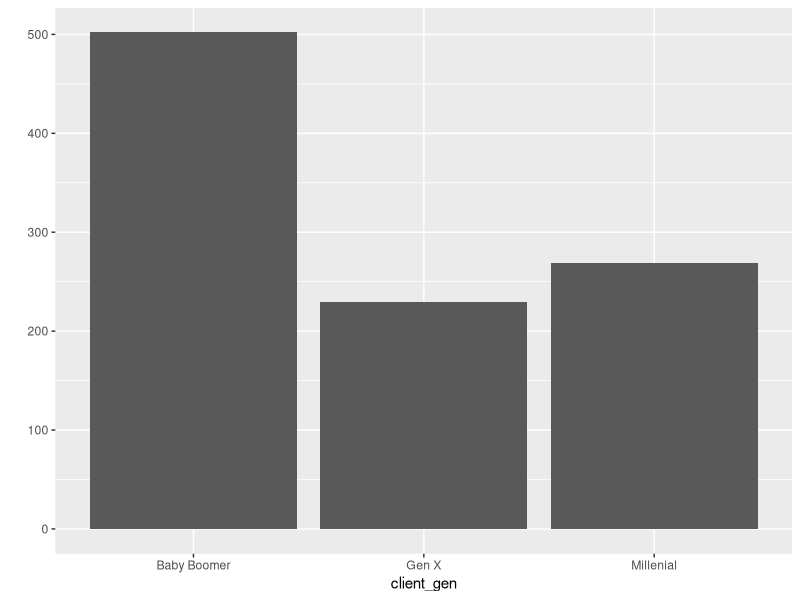
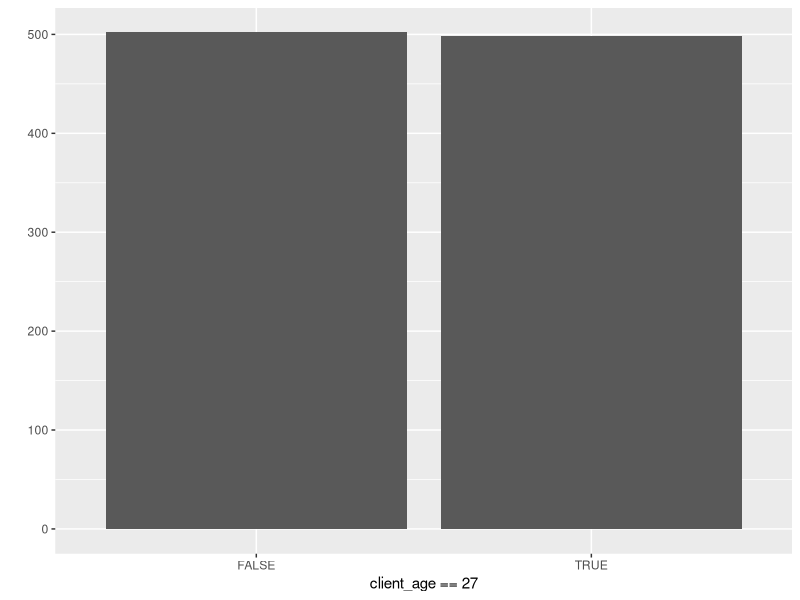
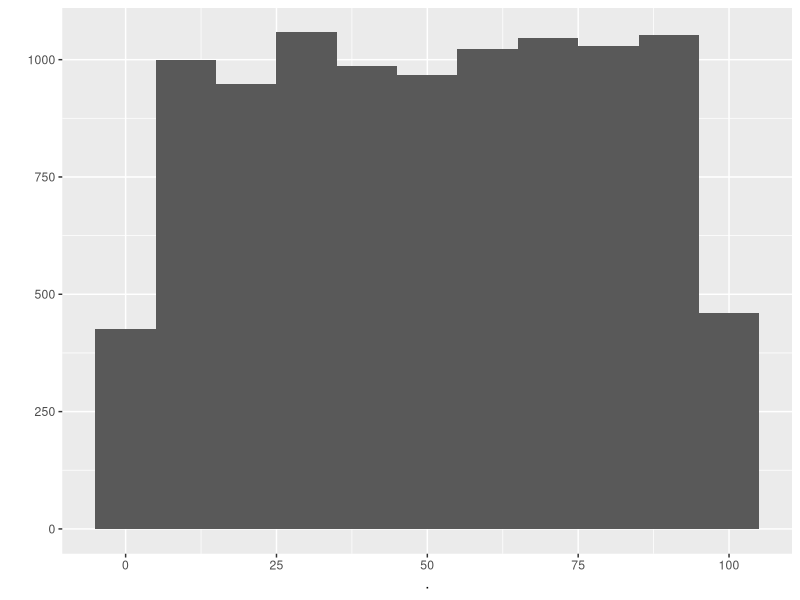
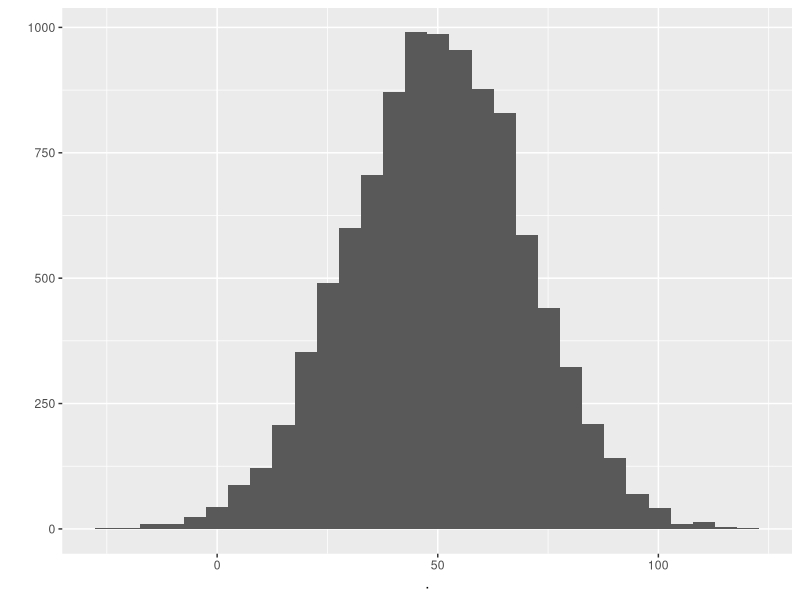
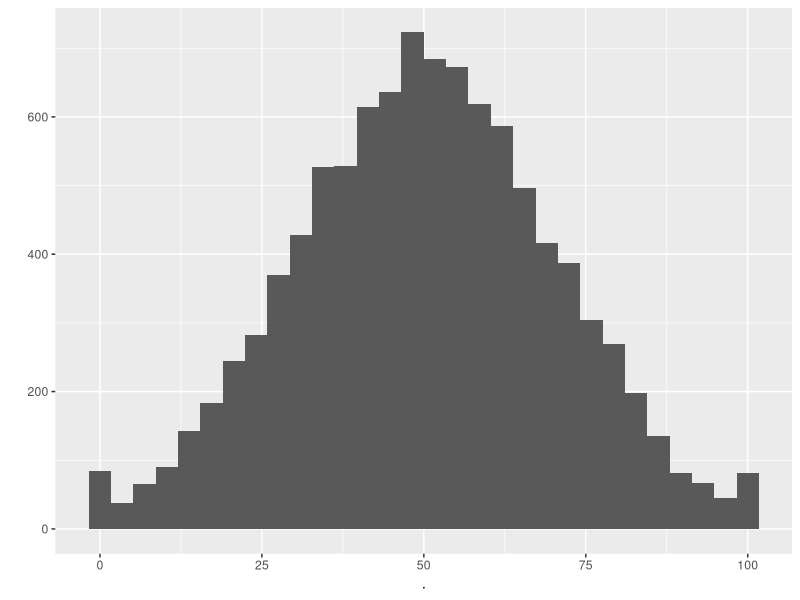
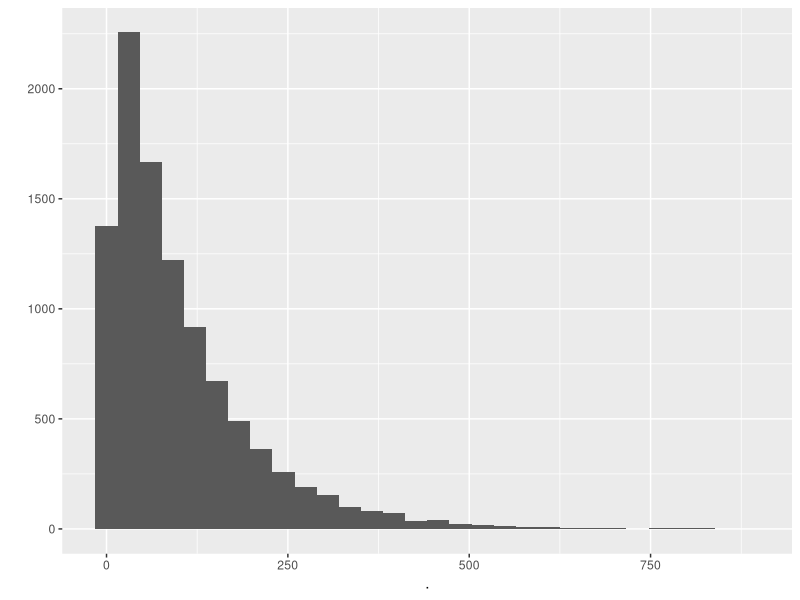

These figures' R source, in order:
## ---- chunk 1
knitr::opts_chunk$set(warning = FALSE, message = FALSE, echo=TRUE) 
## ---- chunk 2
library(dplyr)
library(ggplot2)
## ---- chunk 3
set.seed(64)
## ---- chunk 4
client_gen <- c("Millenial","Gen X","Millenial",
                "Baby Boomer","Gen X","Millenial","Gen X")

data.frame(id=1:7,client_gen)
## ---- chunk 5
client_gen <- sample(c("Millenial","Gen X","Baby Boomer"),7,replace=TRUE)

data.frame(id=1:7,client_gen)
## ---- chunk 6
client_gen <- sample(c("Millenial","Gen X","Baby Boomer"), 1000, replace=TRUE, prob=c(0.25,0.25,0.5))

qplot(client_gen)
## ---- chunk 7
client_age <- sample(1:100,size=7,replace=TRUE)

data.frame(id=1:7,client_age)
## ---- chunk 8
client_age <- sample(1:100,size=1000,replace=TRUE,prob=c(rep(1,26),99,rep(1,73)))

qplot(client_age==27)
## ---- chunk 9
client_age <- runif(7,min=1,max=100)

data.frame(id=1:7,client_age)
## ---- chunk 10
runif(10000,1,100) %>% round() %>% qplot(binwidth=10)
## ---- chunk 11
rnorm(10000,mean=50,sd=20) %>% qplot()
## ---- chunk 12
rnorm(10000,mean=50,sd=20) %>% pmax(0) %>% pmin(100) %>% qplot()
## ---- chunk 13
rexp(10000,rate=0.01) %>% qplot()
## ---- chunk 14
set.seed(61)

k <- 7

id <- 1:k
name <- c("Frank","Dorian","Eva","Elena","Andy","Barbara","Yvonne")
age <- rnorm(k,mean=30,sd=10) %>% pmax(18) %>% round()
ocupation <- sample(c("analyst","manager","sr analyst"),k,replace=T,prob=c(10,2,3))
balance <- rexp(k,rate=0.001) %>% round(2)
married <- sample(c("Yes","No"),k,replace=T,prob=c(0.6,0.4))

data <- data.frame(client_id=id,name,age,ocupation,balance,married_flg=married)
data
